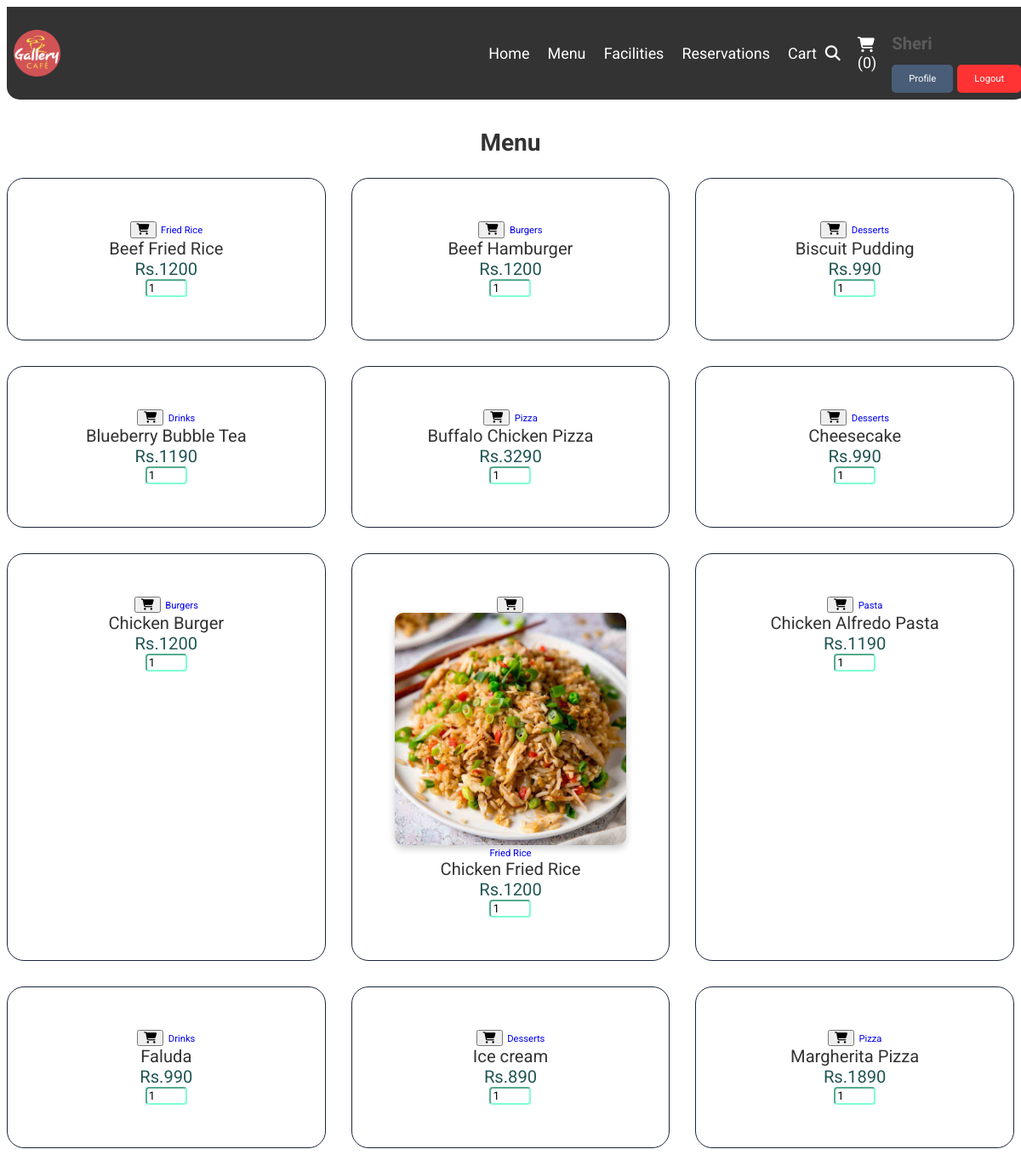
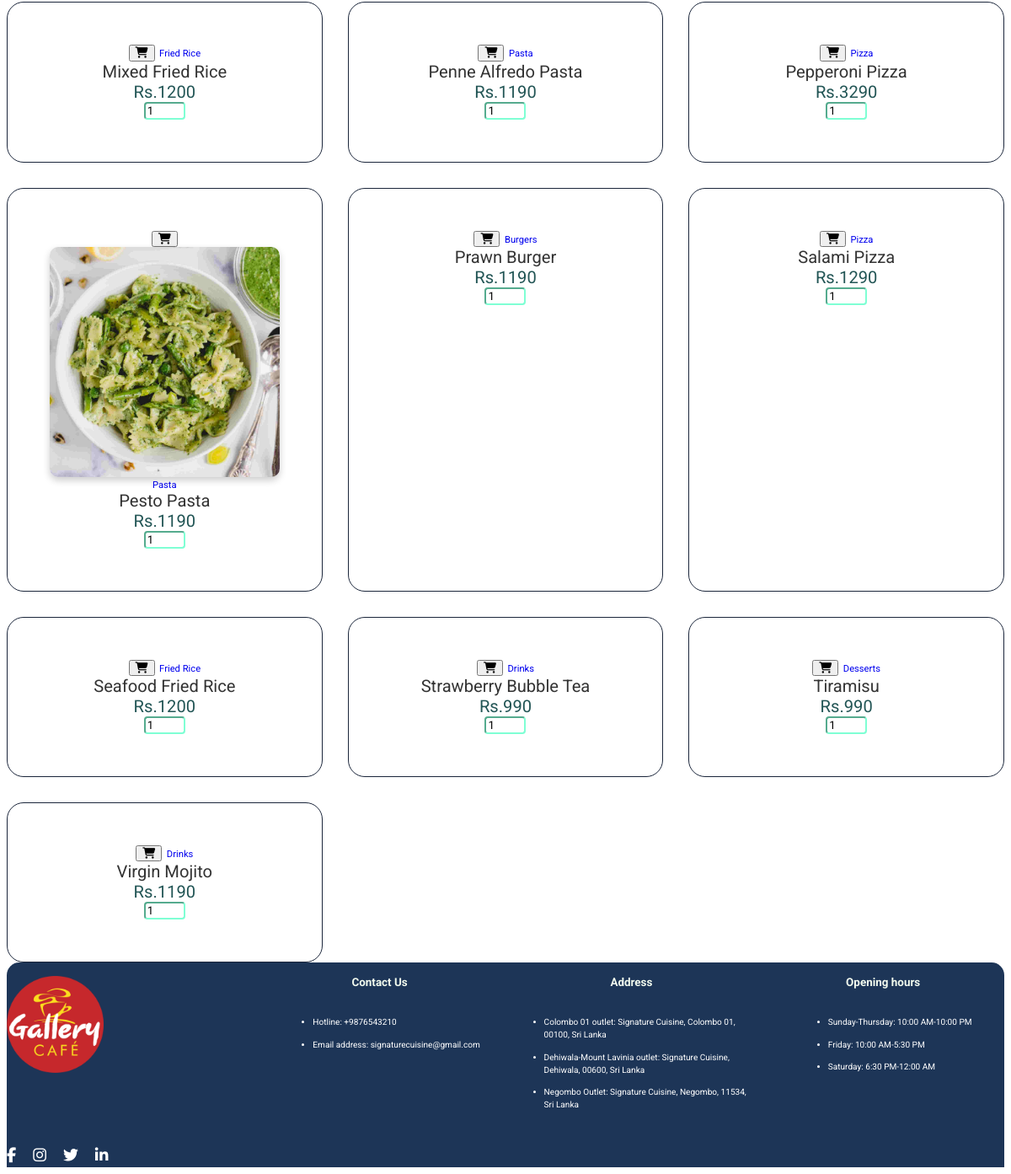
/menu.php (signed in), run on the app's committed database (2 pictures, top to bottom).
### tables this page shows
CREATE TABLE `users` (
  `id` int(20) NOT NULL,
  `name` varchar(100) NOT NULL,
  `email` int(100) NOT NULL,
  `number` varchar(20) NOT NULL,
  `password` varchar(50) NOT NULL,
  `address` varchar(200) NOT NULL
);

CREATE TABLE `products` (
  `id` int(20) NOT NULL,
  `name` varchar(100) NOT NULL,
  `category` varchar(100) NOT NULL,
  `price` int(10) NOT NULL,
  `image` varchar(100) NOT NULL
);

### menu.php (the view, shortened to what this page needs)
<?php
include 'components/conect.php';
$user_id = isset($_SESSION['user_id']) ? $_SESSION['user_id'] : '';
?>
<!DOCTYPE html>
<html lang="en">
<head>
    <link rel="stylesheet" href="https://cdnjs.cloudflare.com/ajax/libs/font-awesome/6.4.2/css/all.min.css">
    <link rel="stylesheet" href="Style.css">
</head>
<body>
    <?php include 'components/user_header.php'; ?>
    <section class="products">
        <h1 class="title">Menu</h1>
        <div class="box-container">
            <?php
            $select_products = mysqli_query($conn, "SELECT * FROM `products`");
            if(mysqli_num_rows($select_products) > 0){
                while($fetch_products = mysqli_fetch_assoc($select_products)){
            ?>
                <form action="" method="POST" class="box">
                    <button type="submit" name="add_to_cart" class="fas fa-shopping-cart"></button>
                    <img src="uploaded_img/<?= $fetch_products['image']; ?>" class="image" alt="">
                    <a href="category.php?category=<?= $fetch_products['category']; ?>" class="cat"><?= $fetch_products['category']; ?></a>
                    <div class="name"><?= $fetch_products['name']; ?></div>
                    <div class="flex">
                        <div class="price"><span>Rs.</span><?= $fetch_products['price']; ?></div>
                        <input type="number" name="qty" class="qty" min="1" max="99" value="1" onkeypress="if(this.value.length ==2) return false">
                    </div>
                </form>
            <?php
                }
            } else {
                echo '<div class="empty">No products added yet</div>';
            }
            ?>
        </div>
    </section>
    <?php include 'components/footer.php'; ?>
</body>
</html>

### Components/user_header.php (shortened to what this page needs)
<!DOCTYPE html>
<html lang="en">
<head>
    <link rel="stylesheet" href="style.css">
</head>
<body>
<header class="header">
    <section class="flex">
        <a href="index.php" class="logo"><img src="uploaded_img/logo.png" alt="Signature Cuisine"></a>
        <nav class="navbar">
            <li><a href="./index.php">Home</a></li>
            <li><a href="menu.php">Menu</a></li>
            <li><a href="./facilities.php">Facilities</a></li>
            <li><a href="./reservations.php">Reservations</a></li>
            <li><a href="./cart.php">Cart</a></li>
        </nav>
        <div class="icons">
            <?php
              $count_user_cart_items = $conn->prepare("SELECT * FROM cart WHERE user_id = ?");
$count_user_cart_items->bind_param("i", $user_id);
$count_user_cart_items->execute();
$result = $count_user_cart_items->get_result();
$total_user_cart_items = $result->num_rows;
            ?>
           <a href="search.php"><i class="fas fa-search"></i></a>
           <a href="cart.php"><i class="fas fa-shopping-cart"></i><span>(<?=$total_user_cart_items; ?>)</span></a>
        </div>
        <div class="profile">
        <?php
       $select_profile = $conn->prepare("SELECT * FROM users WHERE id = ?");
       $select_profile->bind_param("i", $user_id);
       $select_profile->execute();
          $result = $select_profile->get_result();
          if ($result->num_rows > 0) {
              $fetch_profile = $result->fetch_assoc();
        ?>
        <p class="name"><?= $fetch_profile['name']; ?></p>
        <div class="flex">
            <a href="profile.php" class="btn">Profile</a>
            <a href="login.php" onclick="return confirm('logout from this website?');" class="delete-btn">Logout</a>
        </div>
        <?php
        } else {
        ?>
            <p class="name">Please login first</p>
            <a href="login.php" class="btn">Login</a>
        <?php
        }
        ?>
        </div>
    </section>
</header>
</body>
</html>

### style.css (style rules this page uses)
:root { --primary_color:#1d3557; --white_color:#fff; --ubuntu:"Ubuntu"; --poppins:"Poppins"; --box-shadow: 10px 10px 5px rgba(0,0,0,0.3); }
html { font-size: 70%; }
* { box-sizing: border-box; padding: 0.2; font-family: 'Roboto', sans-serif; }
a { text-decoration: none; }
header { width: 100%; background: rgba(0,0,0,0.6); position: inherit; padding: 1.5rem 1rem; z-index: 1000; }
.image { overflow: hidden; position: relative; width: 100%; height: auto; text-align: center; }
p { color: #1b1a1a; line-height: 1.5; }
.header { width: 100%; background: rgba(0, 0, 0, 0.6); position: fixed; padding: 1rem; z-index: 1000; }
.header .flex { display: flex; justify-content: space-between; align-items: center; }
.logo img { display: block; object-fit: cover; width: 10%; }
.navbar { display: flex; align-items: center; margin-right: auto; }
.navbar li { list-style-type: none; margin: 0 1rem; }
.navbar li a { text-decoration: none; color: white; font-size: 1.4rem; position: relative; }
.navbar li a::after { content: ""; position: absolute; height: 3px; background: var(--primary_color); width: 0%; left: 0; bottom: -10px; transition: all 0.15s ease-in; }
.icons { display: flex; align-items: center; margin-left: auto; }
.icons a { color: white; text-decoration: none; margin-right: 20px; font-size: 1.6rem; }
.icons a:last-child { margin-right: 0; }
.profile { color: white; }
.profile .name { font-weight: bold; margin-bottom: 10px; }
.profile .btn, .profile .delete-btn { padding: 10px 20px; border-radius: 5px; text-decoration: none; color: white; }
.profile .btn { background: var(--primary_color); }
.profile .delete-btn { background: red; }

### menu.php (style rules this page uses)
.products { display: flex; flex-direction: column; align-items: center; justify-content: flex-start; }
.box-container { display: grid; grid-template-columns: repeat(auto-fill, minmax(350px, 1fr)); grid-gap: 30px; justify-content: center; }
.title { color:#333; font-size: 2.5rem; margin-bottom: 25px; padding-top:120px; }
.box { border: 1px solid #1b263b; padding: 50px; text-align: center; position: relative; border-radius: 20px; }
.image { width: 100%; border-radius: 10px; box-shadow: 0 4px 8px rgba(0, 0, 0, 0.2); object-fit: cover; height: 250px; }
.name { color:#333; font-size: 1.8rem; }
.price { color:#255; font-size: 1.8rem; }
.qty { border-radius: 4px; border-color: aquamarine; }

### Components/user_header.php (style rules this page uses)
.header { width: 100%; background: black; opacity: 0.8; position: fixed; padding: 0.7rem; z-index: 1000; border-radius: 0 0 15px 15px; }
.header .flex { display: flex; justify-content: space-between; align-items: center; }
.logo img { display: block; object-fit: cover; width: 10%; }
.navbar { display: flex; align-items: center; margin-right: auto; }
.navbar li { list-style-type: none; margin: 0 1rem; margin-right:10px; }
.navbar li a { text-decoration: none; color: white; font-size: 1.6rem; position: relative; }
.navbar li a::after { content: ""; position: absolute; height: 3px; background: var(--primary_color); width: 0%; left: 0; bottom: -10px; transition: all 0.15s ease-in; }
.icons { display: flex; align-items: center; margin-left: auto; margin-right:5px; }
.icons a { color: white; text-decoration: none; margin-right: 20px; font-size: 1.6rem; }
.icons a:last-child { margin-right: 0; }
.profile { color: white; }
.profile .name { font-weight: bold; margin-bottom: 10px; }
.profile .btn, .profile .delete-btn { padding: 10px 20px; border-radius: 5px; text-decoration: none; color: white; }
.profile .btn { background: var(--primary_color); margin-right:5px; }
.profile .delete-btn { background: red; }

### data on the page
users: name "Sheri"
products: category "Fried Rice", name "Beef Fried Rice", price "1200"
products: category "Burgers", name "Beef Hamburger", price "1200"
products: category "Desserts", name "Biscuit Pudding", price "990"
products: category "Drinks", name "Blueberry Bubble Tea", price "1190"
products: category "Pizza", name "Buffalo Chicken Pizza", price "3290"
products: category "Desserts", name "Cheesecake", price "990"
products: category "Burgers", name "Chicken Burger", price "1200"
products: image (picture), category "Fried Rice", name "Chicken Fried Rice", price "1200"
products: category "Pasta", name "Chicken Alfredo Pasta", price "1190"
products: category "Drinks", name "Faluda", price "990"
products: category "Desserts", name "Ice cream", price "890"
products: category "Pizza", name "Margherita Pizza", price "1890"
products: category "Fried Rice", name "Mixed Fried Rice", price "1200"
products: category "Pasta", name "Penne Alfredo Pasta", price "1190"
products: category "Pizza", name "Pepperoni Pizza", price "3290"
products: image (picture), category "Pasta", name "Pesto Pasta", price "1190"
products: category "Burgers", name "Prawn Burger", price "1190"
products: category "Pizza", name "Salami Pizza", price "1290"
products: category "Fried Rice", name "Seafood Fried Rice", price "1200"
products: category "Drinks", name "Strawberry Bubble Tea", price "990"
products: category "Desserts", name "Tiramisu", price "990"
products: category "Drinks", name "Virgin Mojito", price "1190"

### other printed values
$total_user_cart_items "0"
